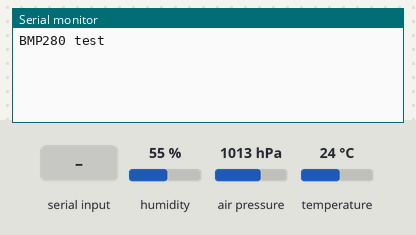
Bench run of a sketch on a simulated ESP32. Shown: the last lines printed to the serial monitor. The inputs (shaded band) are chosen by the test bench; at power-on: humidity 55 %, air pressure 1013 hPa, temperature 24 °C.

Above: at 3.8 s.
3.9 s: "GET_DATA\n" received over Serial
At 4.9 s:
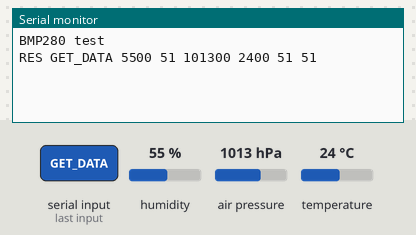
6.0 s: "1\n" received over Serial
At 7.2 s:
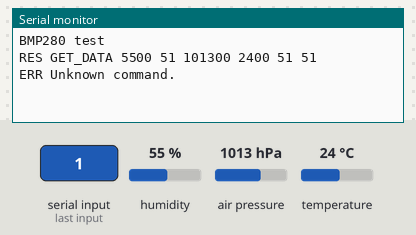

Measured:
- after the input at 3.9 s, the serial monitor: prints a new line after 0.63 s (image 1)
- after the input at 6.0 s, the serial monitor: prints a new line at once (image 2)

The sketch:

Esp32codigo1BC.ino
```cpp
#include "DHT.h"
#include <Wire.h>
#include <SPI.h>
#include <Adafruit_BMP280.h>

DHT dht(32,DHT11);
Adafruit_BMP280 bmp;

// Pinos dos Sensores

int lumiPin = 34;
int rainPin = 35;
int tempPin = 32;
int grndPin = 14;

// Set dos Sensores

int ldrMax = 4000;
int thresholdValue = 50;

void setup() {
    Serial.begin(9600);
    while ( !Serial ) delay(100);   // wait for native usb
    Serial.println(F("BMP280 test"));
    unsigned status;
    //status = bmp.begin(BMP280_ADDRESS_ALT, BMP280_CHIPID);
    status = bmp.begin(0x76);
    if (!status) {
    Serial.println(F("Could not find a valid BMP280 sensor, check wiring or "
                      "try a different address!"));
    Serial.print("SensorID was: 0x"); Serial.println(bmp.sensorID(),16);
    Serial.print("        ID of 0xFF probably means a bad address, a BMP 180 or BMP 085\n");
    Serial.print("   ID of 0x56-0x58 represents a BMP 280,\n");
    Serial.print("        ID of 0x60 represents a BME 280.\n");
    Serial.print("        ID of 0x61 represents a BME 680.\n");
    while (1) delay(10);
                 }

    /* Default settings from datasheet. */
    bmp.setSampling(Adafruit_BMP280::MODE_NORMAL,     /* Operating Mode. */
                    Adafruit_BMP280::SAMPLING_X2,     /* Temp. oversampling */
                    Adafruit_BMP280::SAMPLING_X16,    /* Pressure oversampling */
                    Adafruit_BMP280::FILTER_X16,      /* Filtering. */
                    Adafruit_BMP280::STANDBY_MS_500); /* Standby time. */


    dht.begin();
    pinMode(grndPin, INPUT);
    pinMode(lumiPin, INPUT);
    pinMode(rainPin, INPUT);
    //Serial.printf("weatherstation Initialized.\n");
}


void loop() {

    String serialCommand;
    while (Serial.available() > 0) {
        char serialChar = Serial.read();
        serialCommand += serialChar;

        if (serialChar == '\n') {
            processCommand(serialCommand);
            serialCommand = "";
        }
    }

    delay(1500); // modificado para teste
}


void processCommand(String command) {
    command.trim();
    command.toUpperCase();

    if (command == "GET_DATA")
      Serial.printf("RES GET_DATA %d %d %d %d %d %d\n", humiGetValue(), rainGetValue(), pressureGetValue(), tempeGetValue(), lumiGetValue(), groundGetValue());
    else
      Serial.println("ERR Unknown command.\n");

}

//Funções de leitura e retorno

int lumiGetValue() {
    int lumiAnalog = analogRead(lumiPin);
    int lumiValue = 100*lumiAnalog/ldrMax;
    return lumiValue > 100 ? 100 : lumiValue;
}

int rainGetValue(){
    int rainAnalog = analogRead(rainPin);
    int rainValue = 100*rainAnalog/ldrMax;
    return rainValue > 100 ? 100 : rainValue;
}

int groundGetValue(){
    int groundAnalog = analogRead(grndPin);
    int groundValue = 100*groundAnalog/ldrMax;
    return groundValue > 100 ? 100 : groundValue;
}


//retornar valores int

int humiGetValue() {
    int humiAnalog = dht.readHumidity()*100;
    int humiValue = humiAnalog;
    return humiValue;
}

int tempeGetValue() {
    int tempeAnalog = dht.readTemperature()*100;
    int tempeValue = tempeAnalog;
    return tempeValue;
}

int pressureGetValue() {
    int tempeValue = bmp.readPressure();
    return tempeValue;
}
```
